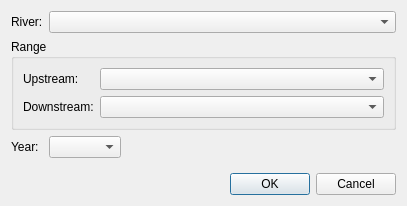
<?xml version="1.0" encoding="UTF-8"?>
<ui version="4.0">
 <class>GeoDataRiverSurveyWebImporter_SettingDialog</class>
 <widget class="QDialog" name="GeoDataRiverSurveyWebImporter_SettingDialog">
  <property name="geometry">
   <rect>
    <x>0</x>
    <y>0</y>
    <width>407</width>
    <height>206</height>
   </rect>
  </property>
  <property name="windowTitle">
   <string>Cross-section Data Import Setting</string>
  </property>
  <layout class="QVBoxLayout" name="verticalLayout">
   <item>
    <layout class="QGridLayout" name="gridLayout_2" columnstretch="0,1">
     <item row="0" column="0">
      <widget class="QLabel" name="riverLabel">
       <property name="text">
        <string>River:</string>
       </property>
      </widget>
     </item>
     <item row="0" column="1">
      <widget class="QComboBox" name="riverComboBox"/>
     </item>
     <item row="1" column="0" colspan="2">
      <widget class="QGroupBox" name="rangeGroupBox">
       <property name="title">
        <string>Range</string>
       </property>
       <layout class="QGridLayout" name="gridLayout" columnstretch="0,1">
        <item row="0" column="0">
         <widget class="QLabel" name="maxlabel">
          <property name="text">
           <string>Upstream:</string>
          </property>
         </widget>
        </item>
        <item row="0" column="1">
         <widget class="QComboBox" name="maxComboBox"/>
        </item>
        <item row="1" column="0">
         <widget class="QLabel" name="minlabel">
          <property name="text">
           <string>Downstream:</string>
          </property>
         </widget>
        </item>
        <item row="1" column="1">
         <widget class="QComboBox" name="minComboBox"/>
        </item>
       </layout>
      </widget>
     </item>
     <item row="2" column="0">
      <widget class="QLabel" name="riverLabel_2">
       <property name="text">
        <string>Year:</string>
       </property>
      </widget>
     </item>
     <item row="2" column="1">
      <layout class="QHBoxLayout" name="horizontalLayout">
       <item>
        <widget class="QComboBox" name="yearComboBox"/>
       </item>
       <item>
        <spacer name="horizontalSpacer">
         <property name="orientation">
          <enum>Qt::Horizontal</enum>
         </property>
         <property name="sizeHint" stdset="0">
          <size>
           <width>40</width>
           <height>20</height>
          </size>
         </property>
        </spacer>
       </item>
      </layout>
     </item>
    </layout>
   </item>
   <item>
    <spacer name="verticalSpacer">
     <property name="orientation">
      <enum>Qt::Vertical</enum>
     </property>
     <property name="sizeHint" stdset="0">
      <size>
       <width>20</width>
       <height>16</height>
      </size>
     </property>
    </spacer>
   </item>
   <item>
    <widget class="QDialogButtonBox" name="buttonBox">
     <property name="orientation">
      <enum>Qt::Horizontal</enum>
     </property>
     <property name="standardButtons">
      <set>QDialogButtonBox::Cancel|QDialogButtonBox::Ok</set>
     </property>
    </widget>
   </item>
  </layout>
 </widget>
 <resources/>
 <connections>
  <connection>
   <sender>buttonBox</sender>
   <signal>accepted()</signal>
   <receiver>GeoDataRiverSurveyWebImporter_SettingDialog</receiver>
   <slot>accept()</slot>
   <hints>
    <hint type="sourcelabel">
     <x>248</x>
     <y>254</y>
    </hint>
    <hint type="destinationlabel">
     <x>157</x>
     <y>274</y>
    </hint>
   </hints>
  </connection>
  <connection>
   <sender>buttonBox</sender>
   <signal>rejected()</signal>
   <receiver>GeoDataRiverSurveyWebImporter_SettingDialog</receiver>
   <slot>reject()</slot>
   <hints>
    <hint type="sourcelabel">
     <x>316</x>
     <y>260</y>
    </hint>
    <hint type="destinationlabel">
     <x>286</x>
     <y>274</y>
    </hint>
   </hints>
  </connection>
 </connections>
</ui>
